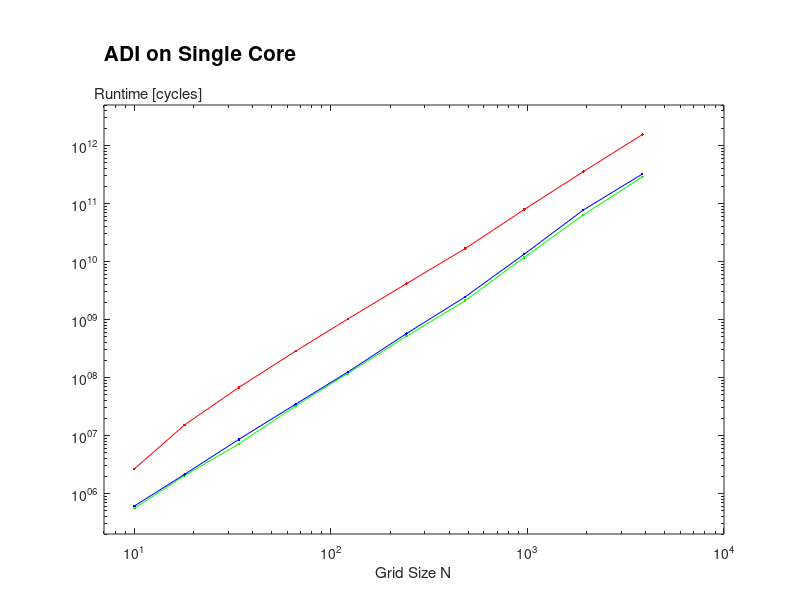

MATLAB code to generate this figure:
clear;
top = 5*10^12;
bottom = 2*10^5;
right = 10^4;
left = 7*10^0;

N = [10 18 34 66 122 242 482 962 1922 3842];

cycles_AVX    = [556954 2030545 7175058 32227887 118033356 ...
                 514134617 2113379757 11778571009 63603267703 288138307328];
cycles_scalar = [609455 2140148 8580912 34565558 124533788 ...
                 570110102 2455958232 13341730856 77109120432 322608921400];
cycles_serial = [2660340 15212056 67465372 283717286 1023417704 ...
                 4149885946 16714511968 78836296474 354014868042 1545784109690];

loglog(N,cycles_AVX,'-g.');
             
hold on;

loglog(N,cycles_scalar,'-b.');
loglog(N,cycles_serial,'-r.');

xlim([left right]);
ylim([bottom top]);

% line([1 12],[1 1],'Color',[0.0 0.0 0.0]);
% line([12 12],[1 0],'Color',[0.0 0.0 0.0]);

hold off;

% legh = legend([h3 h2 h1],'AVX + ILP','AVX',...
%                   'Scalar','Location','SouthEast');
% vertOffset = (top - bottom)*0.02;
% set(legh,'Position',get(legh,'Position') + [0 vertOffset 0 0]);

xlabel('Grid Size N');
ylabel('Runtime [cycles]');
set(get(gca,'YLabel'),'Rotation',0);
ylabh = get(gca,'YLabel');
vertOffset = (top - bottom)*1.1;
horzOffset = (right - left)*0.00075;
set(ylabh,'Position',get(ylabh,'Position') + [horzOffset vertOffset 0]);

set(gca,'Position',get(gca,'Position') - [0 0 0 0.1]);
h = title('ADI on Single Core','FontSize', 15);
vertOffset = (top - bottom)*3.0;
horzOffset = (right - left)*-0.0243;
set(h,'Position',get(h,'Position') + [horzOffset vertOffset 0]);

set(gcf,'color','w');